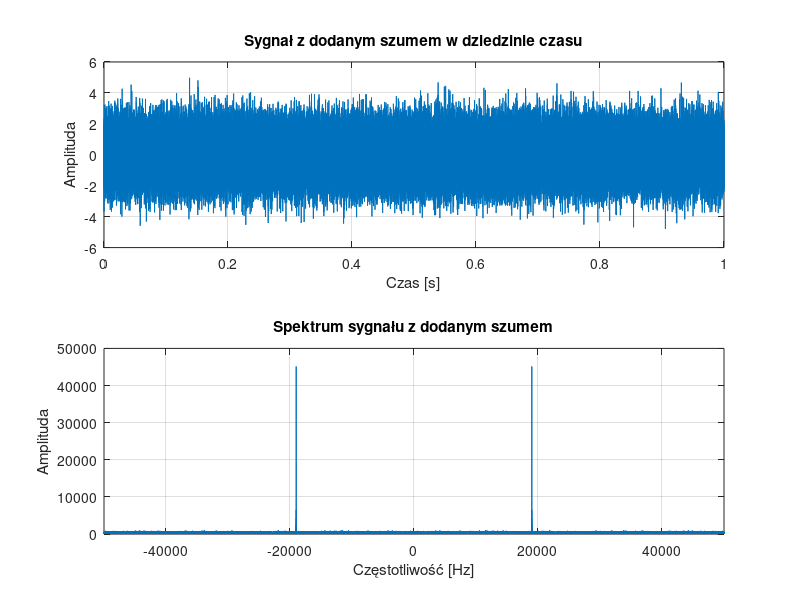
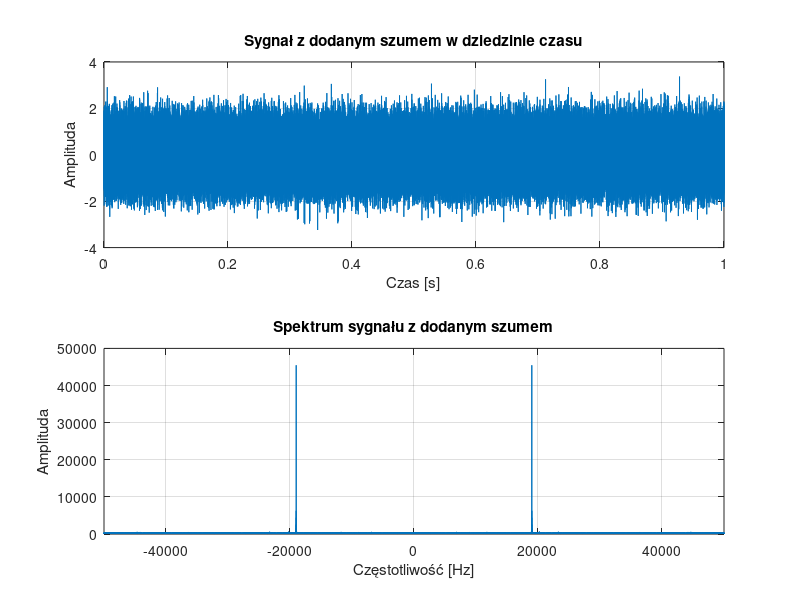
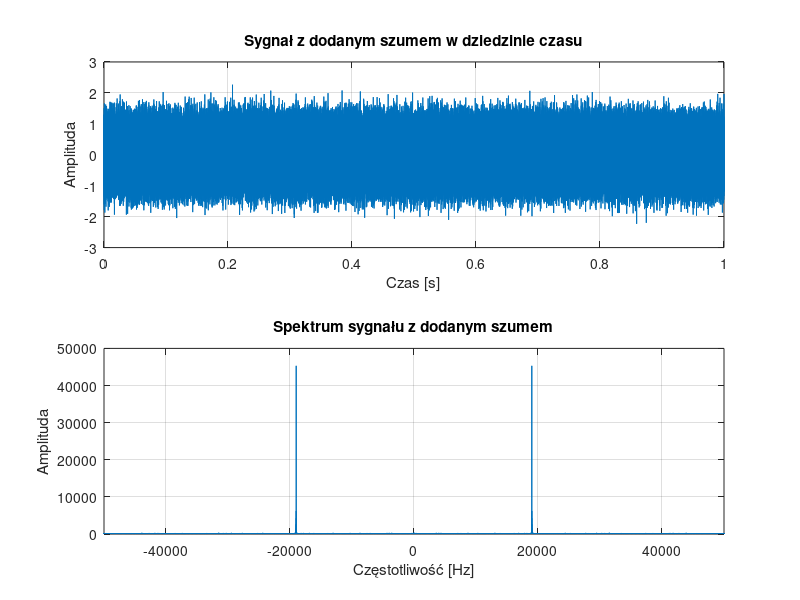
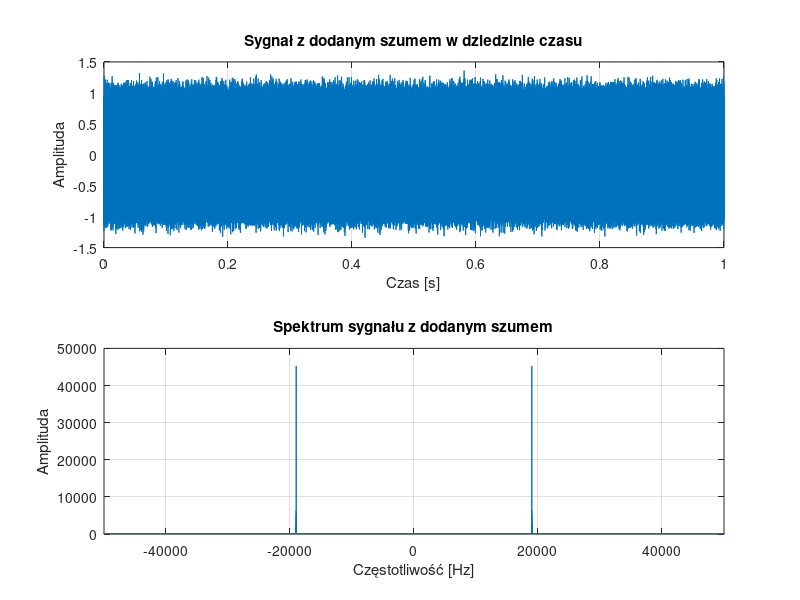

Source code (MATLAB) for these figures, in order:
close all
clear all
clc
% Parametry
fs = 100000; % Częstotliwość próbkowania
fpilot = 19000; % Częstotliwość pilota
theta = 0; % Początkowy kąt fazowy
alpha = 1e-2; % Parametr pętli PLL
beta = alpha^2/4; % Parametr pętli PLL

% Generowanie sygnału pilota
t = (0:1/fs:1); % Wektor czasu
p = sin(2*pi*fpilot*t); % Sygnał pilota

% Szum biały gaussowski
SNR = [0, 5, 10, 20]; % Poziomy sygnału szumu w dB
for i = 1:length(SNR)
    p_noisy = awgn(p, SNR(i)); % Dodanie szumu do sygnału pilota

    % Implementacja cyfrowej pętli PLL
    theta = 0; % Reset kąta fazowego
    for n = 1 : length(p_noisy)
        perr = -p_noisy(n)*sin(theta);
        theta = theta + (2*pi*fpilot/fs) + alpha*perr;
        fpilot = fpilot + beta*perr;
    end

    % Wyznaczenie czasu zbieżności
    convergence_time = find(abs(diff(p_noisy)) < 0.01, 1); % Przyjmujemy, że zbieżność następuje, gdy różnica między kolejnymi próbkami spadnie poniżej pewnego progu

    % Wyświetlenie rezultatów
    fprintf('Poziom sygnału szumu: %d dB\n', SNR(i));
    fprintf('Czas zbieżności: %d próbek\n', convergence_time);
    
    % Wykres sygnału w dziedzinie czasu
    figure;
    subplot(2,1,1);
    plot(t, p_noisy);
    title('Sygnał z dodanym szumem w dziedzinie czasu');
    xlabel('Czas [s]');
    ylabel('Amplituda');
    grid on;

    % Wykres sygnału w dziedzinie częstotliwości
    NFFT = 2^nextpow2(length(p_noisy)); % Długość FFT
    f = (-fs/2:fs/NFFT:fs/2-fs/NFFT); % Wektor częstotliwości
    P = fftshift(fft(p_noisy, NFFT)); % Dyskretna transformata Fouriera
    subplot(2,1,2);
    plot(f, abs(P));
    title('Spektrum sygnału z dodanym szumem');
    xlabel('Częstotliwość [Hz]');
    ylabel('Amplituda');
    xlim([-fs/2, fs/2]);
    grid on;

    fprintf('\n');
end
